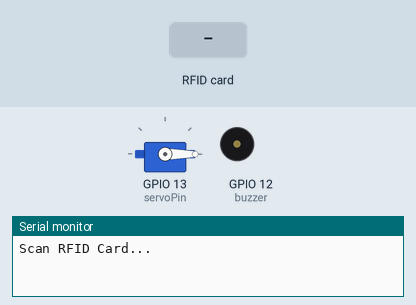
Simulated run of this sketch. Board: ESP32. Parts: servo, buzzer (waves = sounding), the last lines printed to the serial monitor. The inputs (shaded band) are chosen by the test bench.

Above: at 1.2 s.
1.3 s: RFID card AA BB CC DD held to the reader
At 2.1 s:
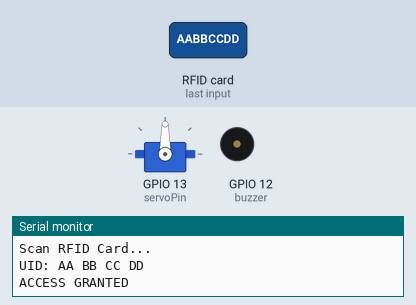
3.0 s: RFID card 5E 7A 19 C4 held to the reader
At 5.2 s:
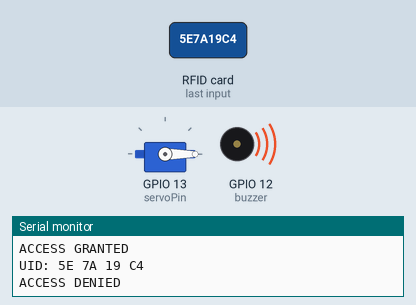
Timing chart, 0 to 6.9 s (numbered marks = the images above; inputs shaded):
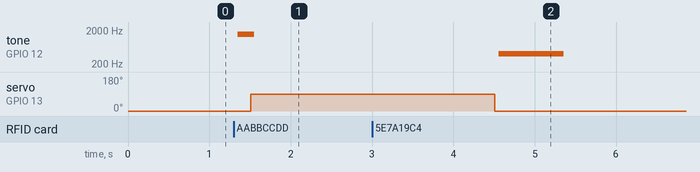

Measured:
- after the input at 1.3 s, tone on GPIO 12 (buzzer): silent → 1484 Hz after 0.05 s, → silent 0.20 s later; servo on GPIO 13 (servoPin): 0° → 90° after 0.21 s
- after the input at 3.0 s, tone on GPIO 12 (buzzer): silent → 399 Hz after 1.6 s, → silent 0.80 s later

The sketch:

Day11_RFID_Access_Control_System.ino
```cpp
#include <SPI.h>
#include <MFRC522.h>
#include <ESP32Servo.h>

#define SS_PIN 5
#define RST_PIN 22
MFRC522 rfid(SS_PIN, RST_PIN);

Servo doorServo;

const int buzzer = 12;
const int servoPin = 13;

byte allowedUID[4] = {0xAA, 0xBB, 0xCC, 0xDD};

void beepTone(int freq, int duration) {
  int delayTime = 1000000 / freq / 2;
  long cycles = (long)freq * duration / 1000;

  for (long i = 0; i < cycles; i++) {
    digitalWrite(buzzer, HIGH);
    delayMicroseconds(delayTime);
    digitalWrite(buzzer, LOW);
    delayMicroseconds(delayTime);
  }
}

void beepSuccess() {
  beepTone(1500, 200);
}

void beepError() {
  beepTone(400, 800);
}

void setup() {
  Serial.begin(115200);

  SPI.begin(18, 19, 23, 5);
  rfid.PCD_Init();

  doorServo.setPeriodHertz(50);
  doorServo.attach(servoPin, 500, 2400);
  doorServo.write(0);

  pinMode(buzzer, OUTPUT);

  Serial.println("Scan RFID Card...");
}

void loop() {
  if (!rfid.PICC_IsNewCardPresent()) return;
  if (!rfid.PICC_ReadCardSerial()) return;

  bool accessGranted = true;

  Serial.print("UID: ");
  for (byte i = 0; i < rfid.uid.size; i++) {
    Serial.print(rfid.uid.uidByte[i], HEX);
    Serial.print(" ");
    if (rfid.uid.uidByte[i] != allowedUID[i]) accessGranted = false;
  }
  Serial.println();

  if (accessGranted) {
    Serial.println("ACCESS GRANTED");
    beepSuccess();
    doorServo.write(90);
    delay(3000);
    doorServo.write(0);
  } else {
    Serial.println("ACCESS DENIED");
    beepError();
  }

  rfid.PICC_HaltA();
}
```
